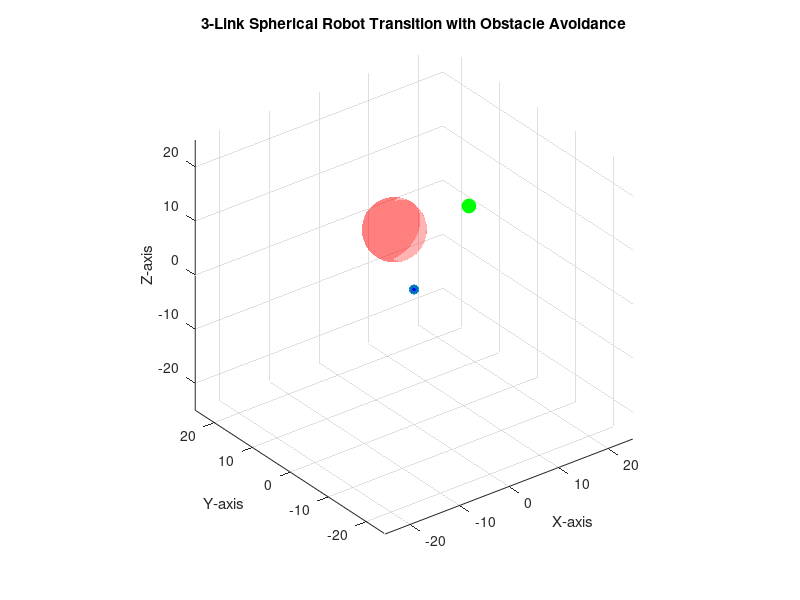

The MATLAB source for this figure: (Note: this script raises an error after producing the figure.)
% Robot parameters
l1 = 11;  % Length of link 1
l2 = 10;  % Length of link 2

% Target position in 3D (x, y, z)
p_final = [18, 9, 5];

% Obstacle parameters: center (x, y, z) and radius
obstacle_center = [6, 13, 3];
obstacle_radius = 5.25;

% Initial joint angles: theta1 (base rotation), theta2 (shoulder elevation), theta3 (elbow angle)
theta1 = pi/2;
theta2 = 0;
theta3 = pi;

% Gradient descent parameters
step_size = 0.01;
tolerance = 0.1;
max_iterations = 10000;

% Create a figure for 3D animation
figure;
hold on;
grid on;
axis equal;
xlabel('X-axis'); ylabel('Y-axis'); zlabel('Z-axis');
title('3-Link Spherical Robot Transition with Obstacle Avoidance');
xlim([-25 25]); ylim([-25 25]); zlim([-25 25]);
view(3);

% Plot obstacle as a semi-transparent sphere
[sx, sy, sz] = sphere(20);
surf(obstacle_center(1) + obstacle_radius*sx, obstacle_center(2) + obstacle_radius*sy, obstacle_center(3) + obstacle_radius*sz, 'FaceAlpha',0.3, 'EdgeColor','none', 'FaceColor','r');

% Plot target position
plot3(p_final(1), p_final(2), p_final(3), 'go', 'MarkerSize', 10, 'MarkerFaceColor','g');

% Plot initial robot configuration (base, joint, end-effector)
robot_line = plot3([0,0,0],[0,0,0],[0,0,0], '-o', 'LineWidth', 2, 'MarkerSize', 5, 'MarkerFaceColor','b');

% Initialize tracer to record the end-effector path (dashed black line)
tracer_line = plot3(NaN, NaN, NaN, 'k--', 'LineWidth', 1.5);
tracer_positions = []; 

% Initialize tracer for the joint position (p1) path (dotted pink line)
joint_tracer_line = plot3(NaN, NaN, NaN, 'm:', 'LineWidth', 1.5);
joint_tracer_positions = []; 



% Gradient descent loop
for iter = 1:max_iterations
    % Compute joint forces via the workspace potential field function
    [F1, F2, F3] = workspace_potential_fields_3d(theta1, theta2, theta3, l1, l2, p_final, obstacle_center, obstacle_radius);
    
    % Update joint angles with a limited step size for stability
    theta1 = theta1 + step_size * sign(F1) * min(abs(F1), 0.1);
    theta2 = theta2 + step_size * sign(F2) * min(abs(F2), 0.1);
    theta3 = theta3 + step_size * sign(F3) * min(abs(F3), 0.1);
    
    % Forward kinematics for visualization
    p1 = [l1*cos(theta1)*cos(theta2), l1*sin(theta1)*cos(theta2), l1*sin(theta2)];
    p2 = [p1(1) + l2*cos(theta1)*cos(theta2+theta3), p1(2) + l2*sin(theta1)*cos(theta2+theta3), p1(3) + l2*sin(theta2+theta3)];
    
    % current positions to tracers
    tracer_positions = [tracer_positions; p2];
    joint_tracer_positions = [joint_tracer_positions; p1];
    
    % Update the robot's line for animation
    set(robot_line, 'XData', [0, p1(1), p2(1)], 'YData', [0, p1(2), p2(2)], 'ZData', [0, p1(3), p2(3)]);
    
    % Update tracer lines with the accumulated positions
    set(tracer_line, 'XData', tracer_positions(:,1), 'YData', tracer_positions(:,2), 'ZData', tracer_positions(:,3));
    set(joint_tracer_line, 'XData', joint_tracer_positions(:,1), 'YData', joint_tracer_positions(:,2), 'ZData', joint_tracer_positions(:,3));
    
    drawnow;
    pause(0.001);
    
    % Check if target is reached
    if norm(p2 - p_final) < tolerance
        disp(['Target reached in ', num2str(iter), ' iterations!']);
        break;
    end
end

if iter == max_iterations
    disp('Max iterations reached without converging to the target.');
end





% Workspace potential fields function

function [F1, F2, F3] = workspace_potential_fields_3d(theta1, theta2, theta3, l1, l2, p_final, obstacle_center, obstacle_radius)
    % Forward kinematics to compute joint positions
    p1 = [l1*cos(theta1)*cos(theta2), l1*sin(theta1)*cos(theta2), l1*sin(theta2)];
    p2 = [p1(1) + l2*cos(theta1)*cos(theta2+theta3), p1(2) + l2*sin(theta1)*cos(theta2+theta3), p1(3) + l2*sin(theta2+theta3)];
      
    % Attractive force (pulling the end-effector toward the target)
    k_att = 1.0;
    F_att = -k_att * (p2 - p_final);
    
    % Repulsive force (pushing away from the obstacle when too close)
    k_rep = 1.0;
    dist_to_obstacle = norm(p2 - obstacle_center);
    if dist_to_obstacle < obstacle_radius
        F_rep = k_rep * ((1/dist_to_obstacle - 1/obstacle_radius) / (dist_to_obstacle^2)) * (p2 - obstacle_center);
    else
        F_rep = [0, 0, 0];
    end
    

    % Total workspace force
    F_total = F_att + F_rep;
    
    % Compute the Jacobian (3x3 matrix)
    % Partial derivative with respect to theta1:
    dp_dtheta1 = [-sin(theta1)*(l1*cos(theta2)+l2*cos(theta2+theta3)), cos(theta1)*(l1*cos(theta2)+l2*cos(theta2+theta3)), 0];
    % Partial derivative with respect to theta2:
    dp_dtheta2 = [-l1*cos(theta1)*sin(theta2)-l2*cos(theta1)*sin(theta2+theta3), -l1*sin(theta1)*sin(theta2)-l2*sin(theta1)*sin(theta2+theta3), l1*cos(theta2)+l2*cos(theta2+theta3)];
    % Partial derivative with respect to theta3:
    dp_dtheta3 = [-l2*cos(theta1)*sin(theta2+theta3), -l2*sin(theta1)*sin(theta2+theta3), l2*cos(theta2+theta3)];
               
    J = [dp_dtheta1; dp_dtheta2; dp_dtheta3]';
    
    % Map the workspace force to joint torques via the transpose of the Jacobian
    F_joint = J' * F_total';
    F1 = F_joint(1);
    F2 = F_joint(2);
    F3 = F_joint(3);
end

% Potential Field Gradient Visualization

[xGrid, yGrid, zGrid] = meshgrid(linspace(-25,25,10), linspace(-25,25,10), linspace(-25,25,10));

% Preallocate arrays for gradient components and magnitude
U_x = zeros(size(xGrid));
U_y = zeros(size(yGrid));
U_z = zeros(size(zGrid));
gradMag = zeros(size(zGrid));

% Use an attractive potential field centered at p_final.
k_att = 1.0;
p_final = [18, 9, 5];

for i = 1:numel(xGrid)
    % Compute potential U = 0.5 * k_att * norm(P - p_final)^2
    P = [xGrid(i), yGrid(i), zGrid(i)];
    U = 0.5 * k_att * norm(P - p_final)^2;
    
    % Compute numerical gradient (partial derivatives) using analytical form:
    grad = k_att * (P - p_final);
    U_x(i) = grad(1);
    U_y(i) = grad(2);
    U_z(i) = grad(3);
    
    gradMag(i) = norm(grad);
end

% Normalize vectors for better visualization
scale = 2; 
figure;
quiver3(xGrid, yGrid, zGrid, U_x, U_y, U_z, scale, 'LineWidth', 1.5);
colormap jet;
colorbar;
title('Potential Field Gradient Visualization');
xlabel('X-axis'); ylabel('Y-axis'); zlabel('Z-axis');
